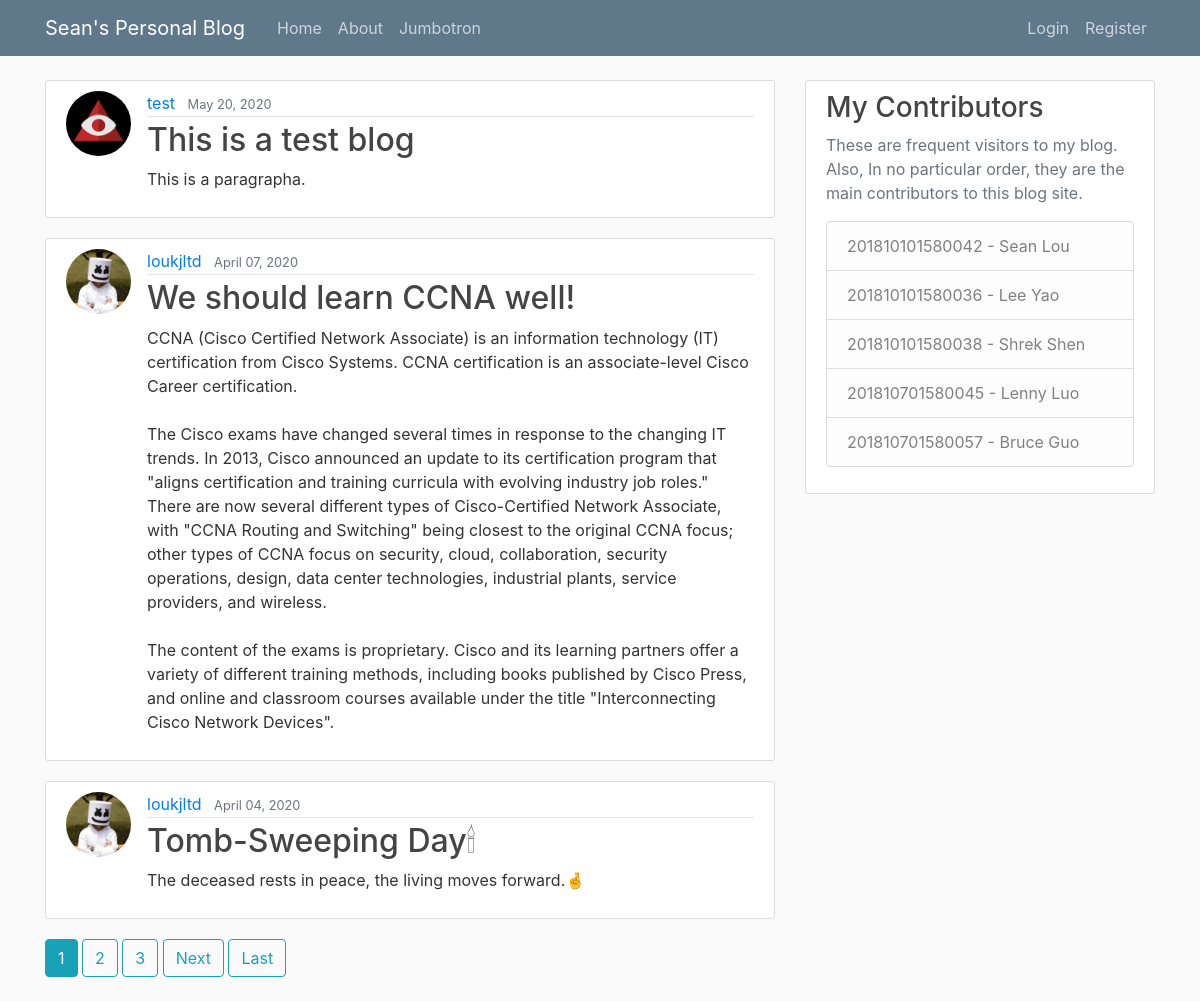
The page / on the database its author committed.
### blog/models.py (models this page shows, shortened)
class Post(models.Model):
    title = models.CharField(max_length=100)
    content = models.TextField()
    date_posted = models.DateTimeField(default=timezone.now)
    author = models.ForeignKey(User, on_delete=models.CASCADE)

### users/models.py (models this page shows, shortened)
class Profile(models.Model):
    user = models.OneToOneField(User, on_delete=models.CASCADE)
    image = models.ImageField(default='default.jpg', upload_to='profile_pics')

### blog/views.py (the view)
# urls.py: path('', PostListView.as_view(), name='blog-home'),
class PostListView(ListView):
    model = Post
    template_name = 'blog/home.html'
    context_object_name = 'posts'
    ordering = ['-date_posted']
    paginate_by = 3

### blog/templates/blog/home.html (shortened to what this page needs)
{% extends "blog/base.html" %}
{% block content %}
    {% for post in posts %}
        <article class="media content-section">
          <img class="rounded-circle article-img" src="{{ post.author.profile.image.url }}" alt="...">
          <div class="media-body">
            <div class="article-metadata">
              <a class="mr-2" href="{% url 'user-posts' post.author.username %}">{{ post.author }}</a>
              <small class="text-muted">{{ post.date_posted|date:"F d, Y" }}</small>
            </div>
            <h2><a class="article-title" href="{% url 'post-detail' post.id %}">{{ post.title }}</a></h2>
            <p class="article-content">{{ post.content }}</p>
          </div>
        </article>
    {% endfor %}
    {% if is_paginated %}
        {% for num in page_obj.paginator.page_range %}
            {% if page_obj.number == num %}
              <a class="btn btn-info mb-4" href="?page={{ num }}">{{ num }}</a>
            {% elif num > page_obj.number|add:'-3' and num < page_obj.number|add:'3' %}
              <a class="btn btn-outline-info mb-4" href="?page={{ num }}">{{ num }}</a>
            {% endif %}
        {% endfor %}
        {% if page_obj.has_next %}
            <a class="btn btn-outline-info mb-4" href="?page={{ page_obj.next_page_number }}">Next</a>
            <a class="btn btn-outline-info mb-4" href="?page={{ page_obj.paginator.num_pages }}">Last</a>
        {% endif %}
    {% endif %}
{% endblock content %}

### blog/templates/blog/base.html (shortened to what this page needs)
{% load static %}
<!DOCTYPE html>
<html lang="en">
<head>
    <link rel="stylesheet" href="https://maxcdn.bootstrapcdn.com/bootstrap/4.0.0/css/bootstrap.min.css">
    <link rel="stylesheet" type="text/css" href="{% static 'blog/main.css' %}">
</head>
<body>
    <header class="site-header">
      <nav class="navbar navbar-expand-md navbar-dark bg-steel fixed-top">
        <div class="container">
          <a class="navbar-brand mr-4" href="{% url 'blog-home' %}">Sean's Personal Blog</a>
          <div class="collapse navbar-collapse" id="navbarToggle">
            <div class="navbar-nav mr-auto">
              <a class="nav-item nav-link" href="{% url 'blog-home' %}">Home</a>
              <a class="nav-item nav-link" href="{% url 'blog-about' %}">About</a>
              <a class="nav-item nav-link" href="{% url 'blog-jumbotron' %}">Jumbotron</a>
            </div>
            <div class="navbar-nav">
              {% if user.is_authenticated %}
                <a class="nav-item nav-link" href="{% url 'post-create' %}">New Blog</a>
                <a class="nav-item nav-link" href="{% url 'profile' %}">Profile</a>
                <a class="nav-item nav-link" href="{% url 'logout' %}">Logout</a>
              {% else %}
                <a class="nav-item nav-link" href="{% url 'login' %}">Login</a>
                <a class="nav-item nav-link" href="{% url 'register' %}">Register</a>
              {% endif %}
            </div>
          </div>
        </div>
      </nav>
    </header>
    <main role="main" class="container">
      <div class="row">
        <div class="col-md-8">
          {% block content %}{% endblock %}
        </div>
        <div class="col-md-4">
          <div class="content-section">
            <h3>My Contributors</h3>
            <p class='text-muted'>These are frequent visitors to my blog. Also, In no particular order, they are the main contributors to this blog site.
              <ul class="list-group">
                <li class="list-group-item list-group-item-light">201810101580042 - Sean Lou</li>
                <li class="list-group-item list-group-item-light">201810101580036 - Lee Yao</li>
                <li class="list-group-item list-group-item-light">201810101580038 - Shrek Shen</li>
                <li class="list-group-item list-group-item-light">201810701580045 - Lenny Luo</li>
                <li class="list-group-item list-group-item-light">201810701580057 - Bruce Guo</li>
              </ul>
            </p>
          </div>
        </div>
      </div>
    </main>
</body>
</html>

### blog/static/blog/main.css (style rules this page uses)
body { background: #fafafa; color: #333333; margin-top: 5rem; }
h1, h2, h3, h4, h5, h6 { color: #444444; }
ul { margin: 0; }
.bg-steel { background-color: #5f788a; }
.site-header .navbar-nav .nav-link { color: #cbd5db; }
.content-section { background: #ffffff; padding: 10px 20px; border: 1px solid #dddddd; border-radius: 3px; margin-bottom: 20px; }
.article-title { color: #444444; }
.article-content { white-space: pre-line; }
.article-img { height: 65px; width: 65px; margin-right: 16px; }
.article-metadata { padding-bottom: 1px; margin-bottom: 4px; border-bottom: 1px solid #e3e3e3 }

### rows shown on the page
Post: author.profile.image (picture), author "test", date_posted "May 20, 2020", title "This is a test blog", content "This is a paragrapha."
Post: author.profile.image (picture), author "loukjltd", date_posted "April 07, 2020", title "We should learn CCNA well!", content "CCNA (Cisco Certified Network Associate) is an information technology (IT) certification from Cisco Systems. CCNA certification is an associate-level Cisco Career certification. The Cisco exams have changed several times in response to the changing IT trends. In 2013, Cisco announced an update to its certification program that \"aligns certification and training curricula with evolving industry job roles.\" There are now several different types of Cisco-Certified Network Associate, with \"CCNA Routing and Switching\" being closest to the original CCNA focus; other types of CCNA focus on security, cloud, collaboration, security operations, design, data center technologies, industrial plants,…"
Post: author.profile.image (picture), author "loukjltd", date_posted "April 04, 2020", title "Tomb-Sweeping Day🕯", content "The deceased rests in peace, the living moves forward.🤞"

### other values the page prints
{{ num }} "1"
{{ num }} "2" "3"
